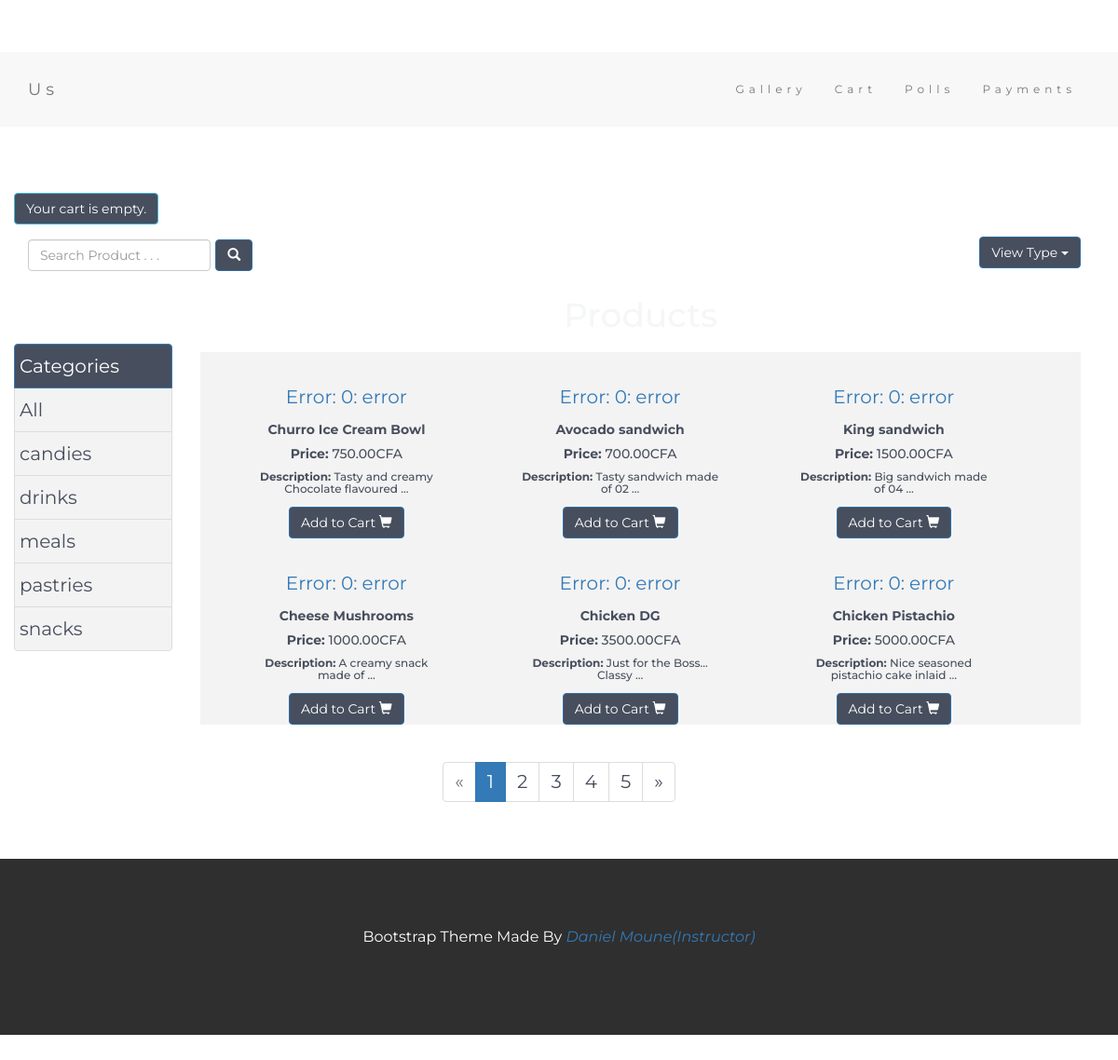
/gallery/product/mediumView/, run on the app's committed database.
### gallery/models.py (models this page shows, shortened)
class Category(models.Model):
    name = models.CharField(max_length=1024, null=False, unique=True, db_index=True)
    slug = models.SlugField(null=True, db_index=True, unique=True)
    created = models.DateTimeField(auto_now_add=True, editable=False)
    last_updated = models.DateTimeField(auto_now=True, editable=False)
    views = models.IntegerField(default=0)
    image = models.ImageField(upload_to= 'category/', max_length=1024,
        default = 'no-img.jpg')
    class Meta:
        ordering = ('-created', 'name')
        verbose_name = 'category'
        verbose_name_plural = 'categories'
    def get_absolute_url(self):
        return reverse('gallery:category_detail', args=(self.slug,))

class Product(models.Model):
    designation = models.CharField(max_length=1024, null=False, db_index=True, unique=True)
    slug = models.SlugField(null=True, db_index=True, unique=True)
    description = models.TextField(blank=False, null=False)
    packaging = models.CharField(max_length=4096, null=False)
    price = models.DecimalField(max_digits=10, decimal_places=2, default=Decimal('0.00'))
    created = models.DateTimeField(auto_now_add=True, editable=False)
    last_updated = models.DateTimeField(auto_now=True, editable=False)
    views = models.IntegerField(default=0)
    image = models.ImageField(upload_to= 'product/', max_length=1024,
        default = 'no-img.jpg')
    category = models.ForeignKey(Category, related_name= 'product', on_delete=models.CASCADE)
    class Meta:
        ordering = ('-created', 'designation')
        index_together = (('id', 'slug'),)
    @property
    def image_url(self):
        if self.image and hasattr(self.image, 'url'):
            return self.image.url
    def get_absolute_url(self):
        return reverse('gallery:product_detail', args=(self.slug,))

### gallery/views.py (the view)
class ProductListMediumView(ProductListView):
    template_name = 'gallery/product_medium_list.html'
    object_list = Product.objects.order_by('-created')
    paginator = Paginator(object_list, 6)

### cart/forms.py
class CartAddProductForm(forms.Form):  #this class will be used to add items to cart
    quantity = forms.TypedChoiceField(choices=PRODUCT_QUANTITY_CHOICES, coerce=int) # here the field quantity is defined
    update = forms.BooleanField(required=False, initial=False, widget=forms.HiddenInput) # update field is defined which will help in adding or updating of items

### cart/cart.py (called while the page is built)
      def __len__(self):
          return sum(item['quantity'] for item in self.cart.values())

### cart/context_processors.py (called while the page is built)
def cart(request):
    return {'cart': Cart(request)}

### gallery/templates/gallery/product_medium_list.html (shortened to what this page needs)
{% extends "base.html" %}
{% block content %}
{% include 'gallery/search.html' %}
{% include 'gallery/dropdown.html' %}
{% load static %}
   <div class = "paintt">
   <div class="col-sm-2 sidebar-offcanvas" id="sidebar">
          <div class="list-group">
              <div class="form-group">
               <ul class="list-group">
                <Li class ="list-group-item active" style = "background-color:#474E5D">Categories</li>
                <Li class ="list-group-item" class="selected"><a href="{% url 'gallery:product_list' %}" style = "color:#474E5D">All</a></li>
                    {% for c in categories %}
                <li {% if category.slug == c.slug %}class="selected" {% endif %} class="list-group-item">
                   <a href="{{ c.get_absolute_url }}" style = "color:#474E5D" >{{ c.name }}</a></li>
                    {% endfor %}
            </ul>
            </div>
          </div>
        </div>
        </div>
<div class="container">
    <div class = "row">
    <div class = "col-sm-10">
    <div class = "list">
    <h1 class="my-4 text-center text-lg-left">{% if category %}{{ category.name }}{% else %}Products{% endif %}</h1>
    <div class ="paint">
    <div class="row text-center text-lg-left">
        {% for object in object_list %}
        <div class="col-lg-3 col-md-10 col-sm-10 col-xs-12" style="margin-top: 30px; margin-left: 50px;">
            <a href="{{object.get_absolute_url}}" class="d-block mb-4 h-100">
            </a>
            <div>
                <h5 class = "name"><b>{{ object.designation }}</b></h5>
                <h5 class = "price"><b>Price:</b> {{ object.price}}CFA</h5>
                <h6 class = "price"><b>Description:</b>  {{ object.description|truncatewords:5}}</h6>
                 <div class="btn-group btn-groupe_2">
                   <button type="button" class="btn btn-primary" style = "background-color:#474E5D">Add to Cart
                    <span class="glyphicon glyphicon-shopping-cart"></span>
                   </button>
                </div>
              </div>
        </div>
        {% endfor %}
        </div>
    </div>
    </div>
</div>
</div>
{% include 'gallery/pagination.html' %}
</div>
{% endblock %}

### gallery/templates/base.html (style rules this page uses)
body { font: 20px "Montserrat", sans-serif; line-height: 1.8; color: #f5f6f7; }
body { padding-top: 54px; margin-bottom: 100px; }

### gallery/templates/gallery/dropdown.html (style rules this page uses)
.price { color: #474E5D; }
.name { color: #474E5D; }

### gallery/templates/gallery/product_medium_list.html (style rules this page uses)
@media (min-width: 992px) { body { padding-top: 56px; } }
.price { color: #474E5D; }
.name { color: #474E5D; }
.list { float: right; position: relative; display: inline-block; }
#sidebar { margin-top : 70px; }
.paint { background-color :#F3F3F3; }
.paintt { height: 100%; }
.list-group-item { padding :5px; background-color :#F3F3F3 }
.list-group a { text-decoration: none; }

### data on the page
Category: name "candies"
Category: name "drinks"
Category: name "meals"
Category: name "pastries"
Category: name "snacks"
Product: designation "Churro Ice Cream Bowl", price "750.00", description "Tasty and creamy Chocolate flavoured …"
Product: designation "Avocado sandwich", price "700.00", description "Tasty sandwich made of 02 …"
Product: designation "King sandwich", price "1500.00", description "Big sandwich made of 04 …"
Product: designation "Cheese Mushrooms", price "1000.00", description "A creamy snack made of …"
Product: designation "Chicken DG", price "3500.00", description "Just for the Boss... Classy …"
Product: designation "Chicken Pistachio", price "5000.00", description "Nice seasoned pistachio cake inlaid …"

### other printed values
{{ i }} "1"
{{ i }} "2" "3" "4" "5"
